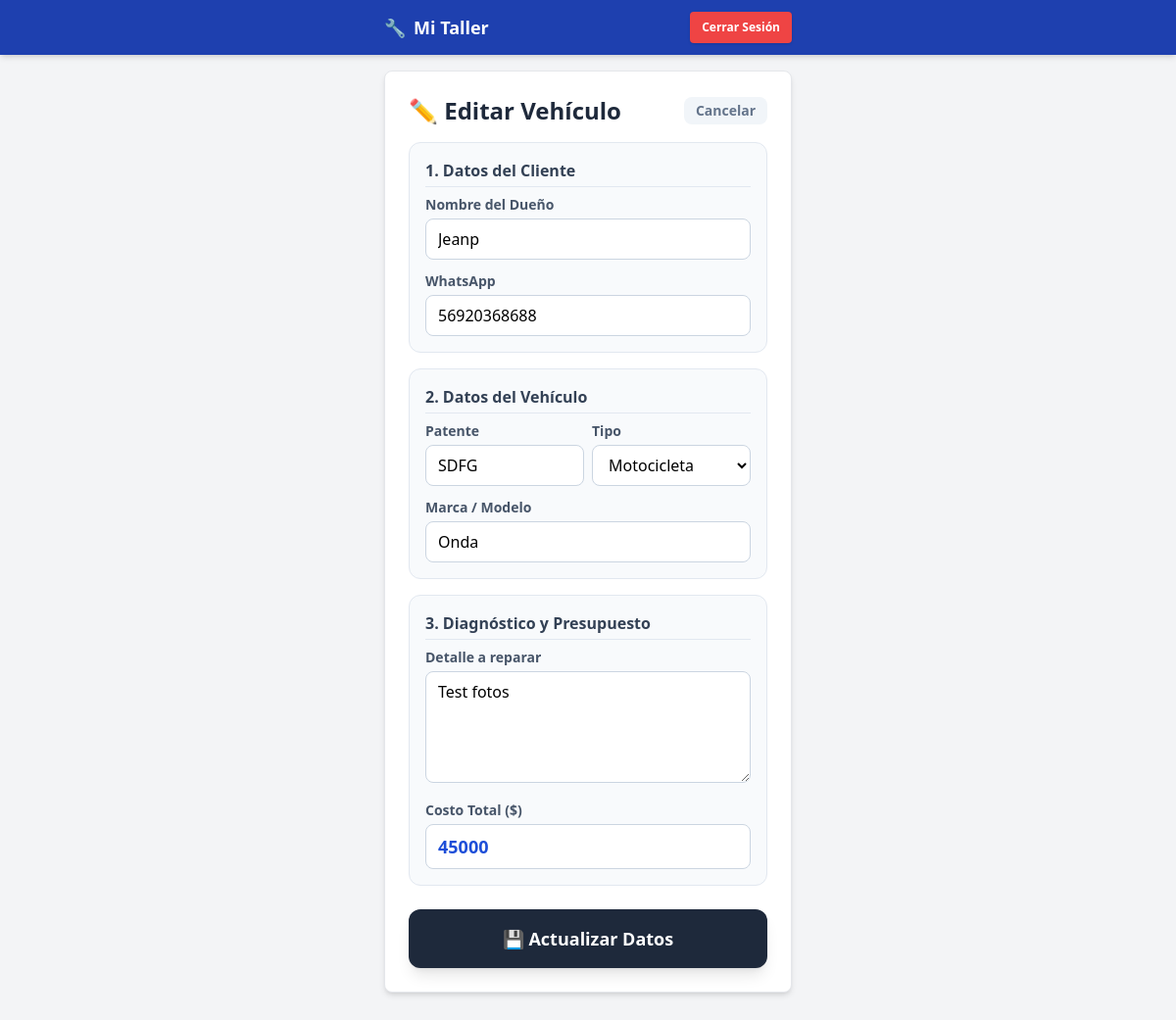
The page /taller/editar_trabajo/5 (signed in) on the database its author committed.
### app/models.py (models this page shows)
class Trabajo(db.Model):
    id = db.Column(db.Integer, primary_key=True)
    uuid_publico = db.Column(db.String(36), default=lambda: str(uuid.uuid4()), unique=True)
    patente = db.Column(db.String(10), nullable=False)
    nombre_cliente = db.Column(db.String(100), nullable=False)
    tipo_vehiculo = db.Column(db.String(50), nullable=False)
    marca_vehiculo = db.Column(db.String(50), nullable=False)
    imagen_evidencia = db.Column(db.Text, nullable=True) # Ahora es Text para aguantar muchas fotos
    telefono_cliente = db.Column(db.String(20), nullable=False)
    descripcion = db.Column(db.Text, nullable=False)
    total_costo = db.Column(db.Integer, nullable=False)
    estado = db.Column(db.String(20), default="Pendiente")
    monto_pagado = db.Column(db.Integer, default=0)
    fecha = db.Column(db.DateTime, default=datetime.utcnow)
    taller_id = db.Column(db.Integer, db.ForeignKey('taller.id'), nullable=False)

### app/taller/routes.py (the view, shortened to what this page needs)
@taller_bp.route('/editar_trabajo/<int:id>', methods=['GET', 'POST'])
@login_required
def editar_trabajo(id):
    trabajo = Trabajo.query.get_or_404(id)
    if trabajo.taller_id != current_user.id:
        return redirect(url_for('taller.dashboard'))
    return render_template('taller/editar.html', trabajo=trabajo)

### app/models.py (called while the page is built)
@login_manager.user_loader
def load_user(id):
    return Taller.query.get(int(id))

### app/templates/taller/editar.html (shortened to what this page needs)
{% extends "base.html" %}
{% block content %}
<div class="mb-4 flex items-center justify-between">
    <h2 class="text-2xl font-bold text-slate-800">✏️ Editar Vehículo</h2>
    <a href="{{ url_for('taller.dashboard') }}" class="text-slate-500 hover:text-slate-700 text-sm font-bold bg-slate-100 px-3 py-1 rounded-lg">Cancelar</a>
</div>
<form method="POST" action="">
    <div class="bg-slate-50 p-4 rounded-xl mb-4 border border-slate-200">
        <h3 class="font-bold text-slate-700 mb-2 border-b border-slate-200 pb-1">1. Datos del Cliente</h3>
        <div class="mb-3">
            <label class="block text-sm font-bold mb-1 text-slate-600">Nombre del Dueño</label>
            <input type="text" name="nombre_cliente" value="{{ trabajo.nombre_cliente }}" class="border border-slate-300 rounded-lg w-full py-2 px-3 focus:ring-2 focus:ring-blue-500 outline-none" required>
        </div>
        <div>
            <label class="block text-sm font-bold mb-1 text-slate-600">WhatsApp</label>
            <input type="number" name="telefono" value="{{ trabajo.telefono_cliente }}" class="border border-slate-300 rounded-lg w-full py-2 px-3 focus:ring-2 focus:ring-blue-500 outline-none" required>
        </div>
    </div>
    <div class="bg-slate-50 p-4 rounded-xl mb-4 border border-slate-200">
        <h3 class="font-bold text-slate-700 mb-2 border-b border-slate-200 pb-1">2. Datos del Vehículo</h3>
        <div class="grid grid-cols-2 gap-2 mb-3">
            <div>
                <label class="block text-sm font-bold mb-1 text-slate-600">Patente</label>
                <input type="text" name="patente" value="{{ trabajo.patente }}" class="border border-slate-300 rounded-lg w-full py-2 px-3 uppercase focus:ring-2 focus:ring-blue-500 outline-none" required>
            </div>
            <div>
                <label class="block text-sm font-bold mb-1 text-slate-600">Tipo</label>
                <select name="tipo_vehiculo" class="border border-slate-300 rounded-lg w-full py-2 px-3 bg-white focus:ring-2 focus:ring-blue-500 outline-none" required>
                    <option value="Motocicleta" {% if trabajo.tipo_vehiculo == 'Motocicleta' %}selected{% endif %}>Motocicleta</option>
                </select>
            </div>
        </div>
        <div>
            <label class="block text-sm font-bold mb-1 text-slate-600">Marca / Modelo</label>
            <input type="text" name="marca_vehiculo" value="{{ trabajo.marca_vehiculo }}" class="border border-slate-300 rounded-lg w-full py-2 px-3 focus:ring-2 focus:ring-blue-500 outline-none" required>
        </div>
    </div>
    <div class="bg-slate-50 p-4 rounded-xl mb-6 border border-slate-200">
        <h3 class="font-bold text-slate-700 mb-2 border-b border-slate-200 pb-1">3. Diagnóstico y Presupuesto</h3>
        <div class="mb-3">
            <label class="block text-sm font-bold mb-1 text-slate-600">Detalle a reparar</label>
            <textarea name="descripcion" rows="4" class="border border-slate-300 rounded-lg w-full py-2 px-3 focus:ring-2 focus:ring-blue-500 outline-none" required>{{ trabajo.descripcion }}</textarea>
        </div>
        <div>
            <label class="block text-sm font-bold mb-1 text-slate-600">Costo Total ($)</label>
            <input type="number" name="costo" value="{{ trabajo.total_costo }}" class="border border-slate-300 rounded-lg w-full py-2 px-3 font-bold text-lg text-blue-700 focus:ring-2 focus:ring-blue-500 outline-none" required>
        </div>
    </div>
    <button type="submit" class="w-full bg-slate-800 hover:bg-slate-900 text-white font-bold py-4 px-4 rounded-xl shadow-lg text-lg transition-transform active:scale-95">
        💾 Actualizar Datos
    </button>
</form>
{% endblock %}

### rows shown on the page
Trabajo: nombre_cliente "Jeanp", telefono "56920368688", patente "SDFG", tipo_vehiculo "Motocicleta", marca_vehiculo "Onda", descripcion "Test fotos", costo "45000"
